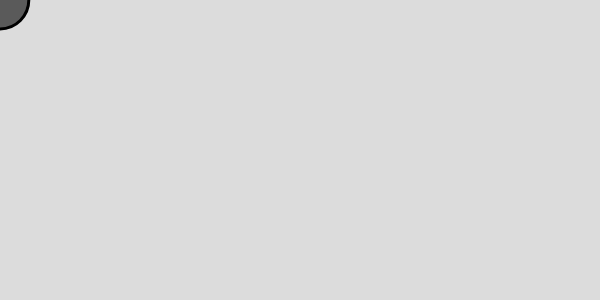
Frame 1 (no input)
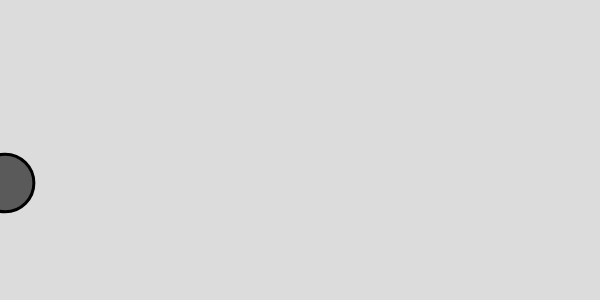
Frame 60 (no input)
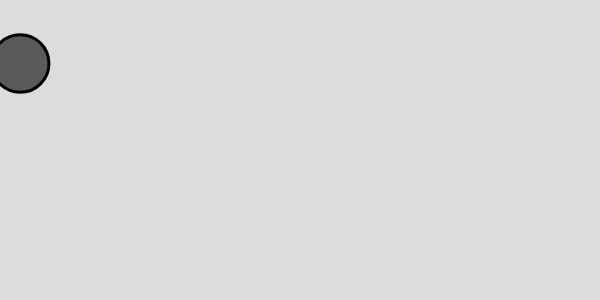
Frame 120 (the mouse pressed at the canvas centre since frame 60)

The p5.js sketch that drew these frames (run headless with seeded random() and noise() and a simulated clock; from frame 60 on, the mouse is pressed at the canvas centre):

// p5.js sketch
// ── sketch.js
var ball, wind, gravity;

function setup() {
  createCanvas(600, 300);
  ball = new Mover(random(0.1, 5), 0, 0);
  wind = createVector(0.01, 0);
  gravity = createVector(0, ball.mass * 0.1);
}

function draw() {
  background(220);

  ball.applyForce(wind);
  ball.applyForce(gravity);

  ball.update();
  ball.checkEdge();
  ball.show();

}

// ── mover.js
function Mover(m, x, y) {
  this.loc = createVector(x, y);
  this.vel = createVector(0, 0);
  this.accel = createVector(0, 0);
  this.mass = m;

  this.show = function() {
    fill(90);
    strokeWeight(3);
    ellipse(this.loc.x, this.loc.y, this.mass * 16, this.mass * 16);
  }

  this.checkEdge = function() {
    if (this.loc.x > width || this.loc.x < 0) {
      this.vel.x *= -1;
    }

    /*if (this.loc.y > height || this.loc.y < 0) {
      this.vel.y *= -1;
    }*/

    if (this.loc.y > height) {
      this.vel.y *= -1;
      this.loc.y = height;
    }
  }

  this.update = function() {
    this.vel.add(this.accel);
    this.loc.add(this.vel);
    this.accel.mult(0);
  }

  this.applyForce = function(force) {
    var f = createVector(0, 0);
    f = force.copy();
    f.div(this.mass);
    this.accel.add(f);
  }
}
